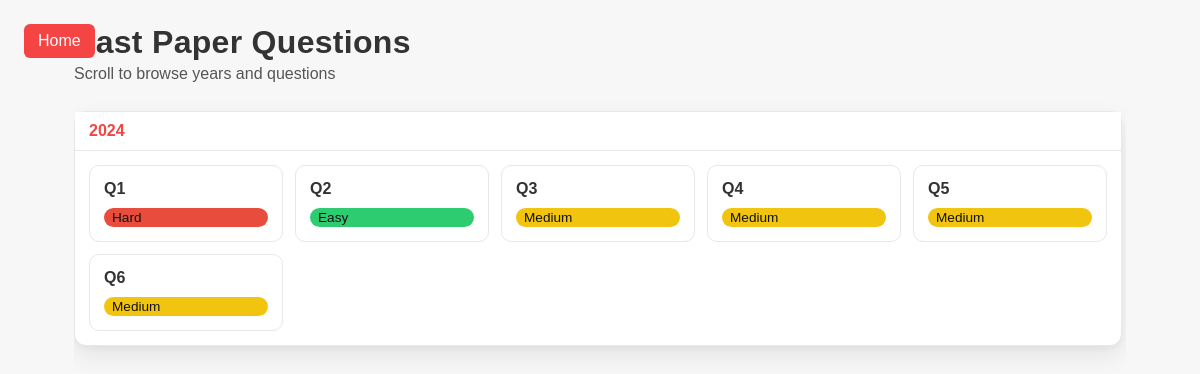
The app's page /pastpapers/, older data.
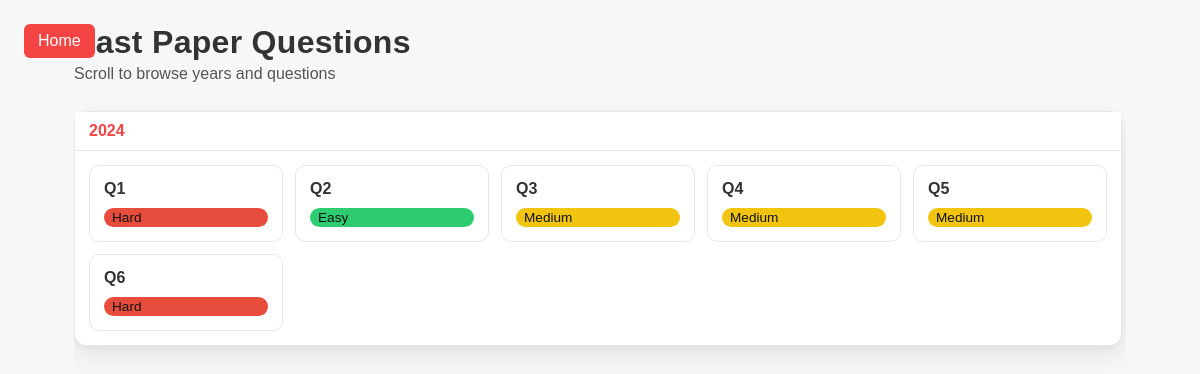
The same page, newer data.
### pastpapers/models.py (models this page shows, shortened)
class Question(models.Model):
	class Difficulty(models.TextChoices):
		EASY = "easy", "Easy"
		MEDIUM = "medium", "Medium"
		HARD = "hard", "Hard"
	year = models.PositiveIntegerField()
	question_number = models.CharField(max_length=10)
	difficulty = models.CharField(
		max_length=10,
		choices=Difficulty.choices,
		default=Difficulty.MEDIUM,
		help_text="Relative difficulty of the question",
	)
	image = models.ImageField(upload_to="pastpapers/questions/%Y/%m/%d/", null=True, blank=True)
	image_2 = models.ImageField(
		upload_to="pastpapers/questions/%Y/%m/%d/",
		null=True,
		blank=True,
		verbose_name="Second Image (Optional)"
	)
	answer_text = models.TextField(blank=True)
	starter_code = models.TextField(blank=True, default="# Write your code here")
	created_at = models.DateTimeField(auto_now_add=True)
	updated_at = models.DateTimeField(auto_now=True)
	class Meta:
		constraints = [
			models.UniqueConstraint(
				fields=["year", "question_number"], name="uq_year_question_number"
			)
		]
		ordering = ["-year", "question_number"]

### pastpapers/views.py (the view, shortened to what this page needs)
# urls.py: path('', views.questions_list, name='questions'),
def questions_list(request):
	qs = Question.objects.all().order_by('-year', 'question_number')
	groups = []
	if qs.exists():
		grouped = defaultdict(list)
		for q in qs:
			grouped[q.year].append(q)
		for year in sorted(grouped.keys(), reverse=True):
			groups.append({
				'year': year,
				'questions': grouped[year],
			})
	return render(request, 'pastpapers/questions.html', {
		'groups': groups,
	})

### pastpapers/templates/pastpapers/questions.html (shortened to what this page needs)
{% load static %}
<!DOCTYPE html>
<html lang="en">
<head>
  <link rel="stylesheet" href="{% static 'pastpapers/style.css' %}">
</head>
<body>
  <a class="homebutton" href="{% url 'home' %}">Home</a>
  <main class="pp-container">
    <header class="pp-header">
      <h1>Past Paper Questions</h1>
      <p class="pp-sub">Scroll to browse years and questions</p>
    </header>
    <section class="pp-scroll">
      {% for grp in groups %}
      <div class="pp-year-block">
        <div class="pp-year-sticky">{{ grp.year }}</div>
        <div class="pp-questions-grid">
          {% for q in grp.questions %}
            {% if q.pk %}
              <a class="pp-card" href="{% url 'pastpapers:detail' q.pk %}" title="CS {{ grp.year }} Q{{ q.question_number }}">
                <div class="pp-card-title">Q{{ q.question_number }}</div>
                <div class="pp-chip pp-{{ q.difficulty }}">{{ q.get_difficulty_display }}</div>
              </a>
            {% else %}
              <div class="pp-card is-placeholder" title="Placeholder">
                <div class="pp-card-title">Q{{ q.question_number }}</div>
                <div class="pp-chip pp-{{ q.difficulty }}">{{ q.difficulty|title }}</div>
              </div>
            {% endif %}
          {% endfor %}
        </div>
      </div>
      {% empty %}
        <p>No questions yet.</p>
      {% endfor %}
    </section>
  </main>
</body>
</html>

Row changes from the older to the newer data that the page shows:
changed Question (number 6 of 6 on the later page): difficulty "Medium" → "Hard"
